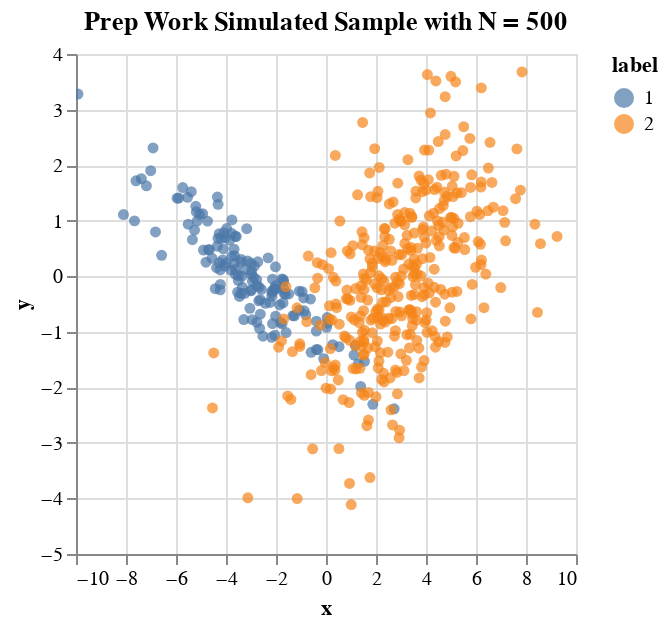

Here is the notebook cell this chart was saved with:
### Markdown cell above
### 1. Preparatory Lab Work and Modeling

Questions 1 and 4 of this section are provided in our lab report. Here, we provide figures for the simulated sample with the asked parameters (questions 2 & 3), and for the unistroke letter A data.

### Code cell
x,y = np.random.multivariate_normal([-3,0], [[5,-2],[-2,1]], size = 150).T
x2, y2 = np.random.multivariate_normal([3,0], [[5,2],[2,2]], 350).T

util.plot(util.df_fromarr(x = list(x) + list(x2),\
                        y = list(y) + list(y2),\
                        label = [1]*150 +[2]*350),"Prep Work Simulated Sample with N = 500")

### Figure 1 — Vega-Lite specification as saved in the notebook (floating-point values rounded to 4 significant figures; data arrays with more than 128 entries replaced by an {"elided": "..."} marker saying what was removed)
{"$schema": "https://vega.github.io/schema/vega-lite/v3.4.0.json", "config": {"mark": {"tooltip": null}, "view": {"height": 300, "width": 400}}, "data": {"name": "data-070de6491286313b762b70e6494be5ce"}, "datasets": {"data-070de6491286313b762b70e6494be5ce": {"elided": "500 records"}}, "encoding": {"color": {"field": "label", "type": "nominal"}, "x": {"field": "x", "type": "quantitative"}, "y": {"field": "y", "type": "quantitative"}}, "height": 250, "mark": {"filled": true, "type": "point"}, "selection": {"selector016": {"bind": "scales", "encodings": ["x", "y"], "type": "interval"}}, "title": "Prep Work Simulated Sample with N = 500", "width": 250}
